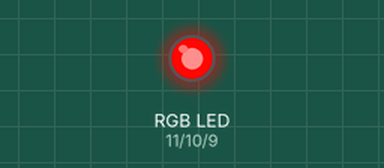
This sketch was run on a simulated Arduino Uno, built with avr-gcc and run on an emulated ATmega328P. Parts: an RGB LED mixed from three pins (HIGH = lit).

Above: at 0.05 s.
At 0.9 s:
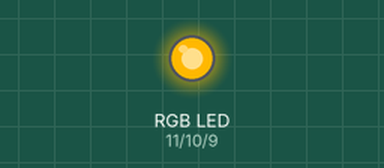
At 1.8 s:
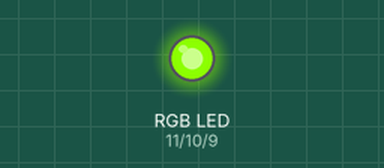
At 3.6 s:
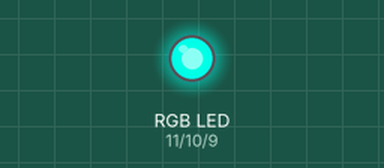
At 5.4 s:
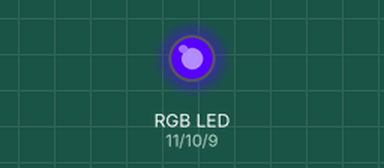
At 7.2 s:
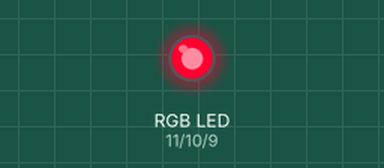
Timing chart, 0 to 9.7 s (numbered marks = the images above):
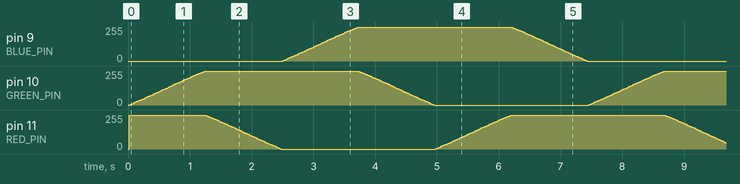

The sketch:

rgb_fabric.ino
```cpp
byte RED_PIN = 11;
byte GREEN_PIN = 10;
byte BLUE_PIN = 9;

byte DELAY_TIME = 20;

int hue = 0;
byte saturation = 255;
byte value = 255;

byte red = 0;
byte green = 0;
byte blue = 0;

int hue_increment = 1;

void setup() {
  pinMode(RED_PIN, OUTPUT);
  pinMode(GREEN_PIN, OUTPUT);
  pinMode(BLUE_PIN, OUTPUT);

}

void loop() {
  delay(DELAY_TIME);
  hue++;
  HSV2RGB(red, green, blue, hue, saturation, value);

  analogWrite(RED_PIN, red);
  analogWrite(GREEN_PIN, green);
  analogWrite(BLUE_PIN, blue);
}


void HSV2RGB(byte &R, byte &G, byte &B, int H, byte S, byte V) {
  float saturation = 255 - S;
  byte r = V * constrain(0.5+cos(radians(H)),0,1);
  byte g = V * constrain(0.5+cos(radians(H-120)),0,1);
  byte b = V * constrain(0.5+cos(radians(H+120)),0,1);
  byte white = 0.3*r + 0.59*g + 0.11*b;
  R = r + saturation/255 * (white - r);
  G = g + saturation/255 * (white - g);
  B = b + saturation/255 * (white - b);
}
```
